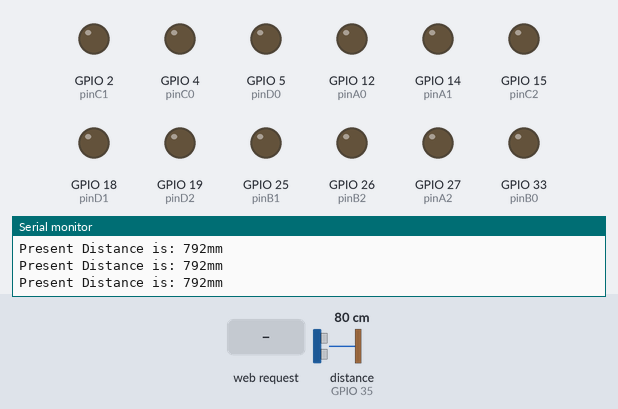
A program run on a simulated ESP32. Parts: output pins drawn as LEDs (lit = HIGH), the last lines printed to the serial monitor. Wiring (inferred from the names in the program): ultrasonic range finder: trigger GPIO 32; echo GPIO 35. Inputs (shaded band) come from the test bench; at power-on: distance to the obstacle (sensor on GPIO 35) 80 cm. The echo pulse lasts 58.3 µs per cm; WiFi joins after 1.5 s; servers stay silent unless stated; pins used as bus, display or sensor lines are not drawn.

Above: at 2.7 s.
2.8 s: HTTP request GET /action?dir=1&type=1 received
At 3.9 s:
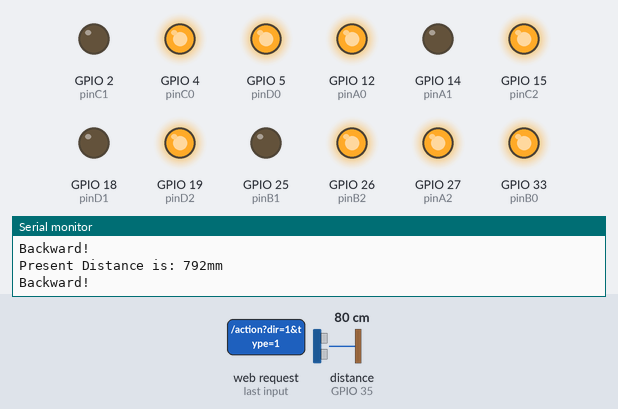
4.5 s: distance to the obstacle (sensor on GPIO 35) set to 2 cm
At 5.5 s:
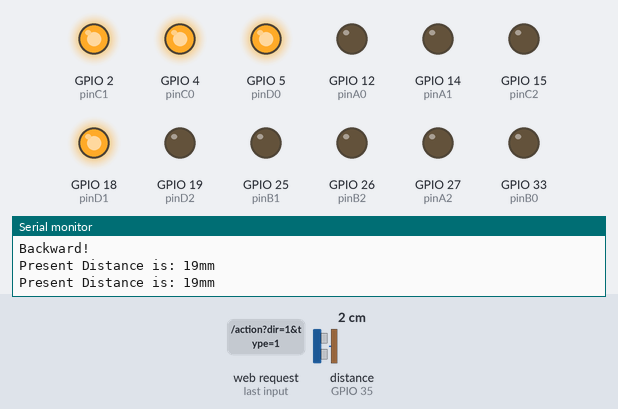
6.0 s: distance to the obstacle (sensor on GPIO 35) set to 35 cm
At 6.8 s:
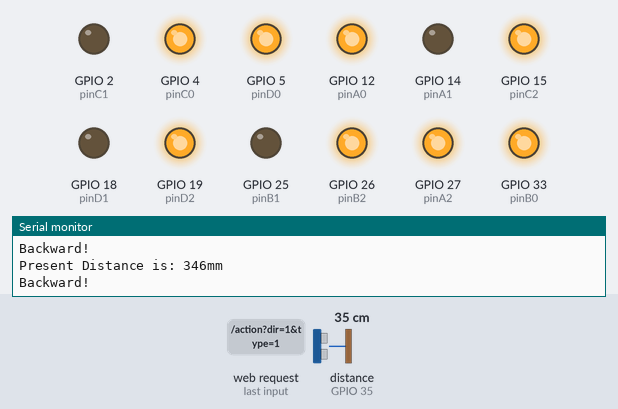
7.5 s: distance to the obstacle (sensor on GPIO 35) set to 28 cm
At 8.3 s:
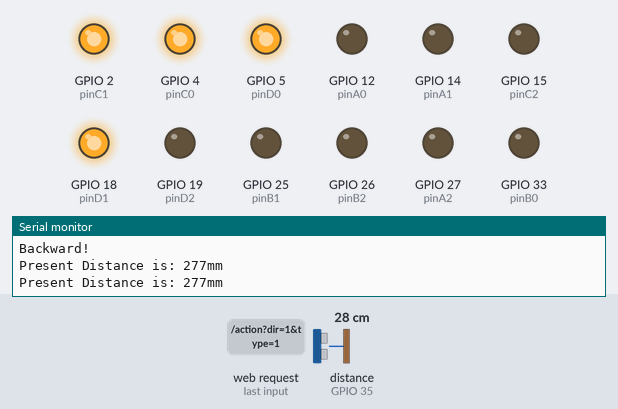
Timing chart, 0 to 10.0 s (numbered marks = the images above; inputs shaded):
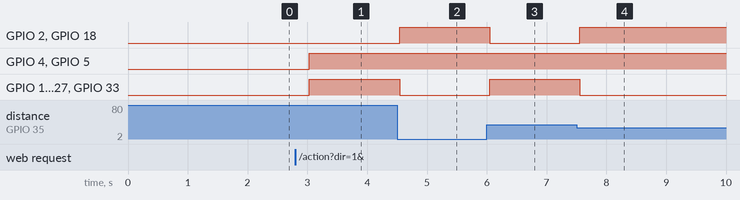

Measured:
- the behaviour switches between 31 and 30 cm on distance to the obstacle (sensor on GPIO 35) (found by bisection; images 3 and 4)
- after the input at 2.8 s, GPIO 4 (pinC0), GPIO 5 (pinD0), GPIO 12 (pinA0), GPIO 15 (pinC2), GPIO 19 (pinD2), GPIO 26 (pinB2), GPIO 27 (pinA2), GPIO 33 (pinB0): LOW → HIGH after 0.23 s
- after the input at 4.5 s, GPIO 2 (pinC1), GPIO 18 (pinD1): LOW → HIGH at once; GPIO 12 (pinA0), GPIO 15 (pinC2), GPIO 19 (pinD2), GPIO 26 (pinB2), GPIO 27 (pinA2), GPIO 33 (pinB0): HIGH → LOW at once
- after the input at 6.0 s, GPIO 2 (pinC1), GPIO 18 (pinD1): HIGH → LOW after 0.05 s; GPIO 12 (pinA0), GPIO 15 (pinC2), GPIO 19 (pinD2), GPIO 26 (pinB2), GPIO 27 (pinA2), GPIO 33 (pinB0): LOW → HIGH after 0.05 s
- after the input at 7.5 s, GPIO 2 (pinC1), GPIO 18 (pinD1): LOW → HIGH after 0.06 s; GPIO 12 (pinA0), GPIO 15 (pinC2), GPIO 19 (pinD2), GPIO 26 (pinB2), GPIO 27 (pinA2), GPIO 33 (pinB0): HIGH → LOW after 0.06 s

The program:

main.cpp
```cpp
#include "Arduino.h"
// #include "ESPAsyncTCP.h"
#include "ESPAsyncWebServer.h"
#include <SPIFFS.h>
#include <Update.h>

AsyncWebServer server(8080);
AsyncWebSocket ws("/ws"); // access at ws://[esp ip]/ws
AsyncEventSource events("/events"); // event source (Server-Sent events)

const char* ssid = "CMCC-FWrv";
const char* password = "32jfdy9u";
const char* http_username = "admin";
const char* http_password = "admin";

//flag to use from web update to reboot the ESP
bool shouldReboot = false;

typedef uint16_t siz_t;
typedef uint16_t distance_t;

distance_t distance = (distance_t)-1;  // in mm

#define kDistanceNum 3
distance_t distances[kDistanceNum];
siz_t distanceIndex;

bool automaticMode = false;

#define pinA0 12
#define pinA1 14
#define pinA2 27

#define pinB0 33
#define pinB1 25
#define pinB2 26

#define pinC0 4
#define pinC1 2
#define pinC2 15

#define pinD0 5
#define pinD1 18
#define pinD2 19

#define pinEcho 35
#define pinTrig 32

void initPins() {
  pinMode(pinA0, OUTPUT);
  pinMode(pinA1, OUTPUT);
  pinMode(pinA2, OUTPUT);
  pinMode(pinB0, OUTPUT);
  pinMode(pinB1, OUTPUT);
  pinMode(pinB2, OUTPUT);
  pinMode(pinC0, OUTPUT);
  pinMode(pinC1, OUTPUT);
  pinMode(pinC2, OUTPUT);
  pinMode(pinD0, OUTPUT);
  pinMode(pinD1, OUTPUT);
  pinMode(pinD2, OUTPUT);
  pinMode(pinEcho, INPUT);                    //Set pinEcho as input, to receive measure result from US-025,US-026
  pinMode(pinTrig, OUTPUT);                   //Set pinTrig as output, used to send high pusle to trig measurement (>10us)

}

void forwardOne(int8_t pin0, int8_t pin1, int8_t pin2) {
  digitalWrite(pin0, HIGH);
  digitalWrite(pin1, HIGH);
  digitalWrite(pin2, LOW);
}

void backwardOne(int8_t pin0, int8_t pin1, int8_t pin2) {
  digitalWrite(pin0, HIGH);
  digitalWrite(pin1, LOW);
  digitalWrite(pin2, HIGH);
}

void stopOne(int8_t pin0, int8_t pin1, int8_t pin2) {
  digitalWrite(pin0, LOW);
  digitalWrite(pin1, LOW);
  digitalWrite(pin2, LOW);
}

void backward() {
  Serial.printf("Forward!\n");
  forwardOne(pinA0, pinA1, pinA2);
  forwardOne(pinB0, pinB1, pinB2);
  forwardOne(pinC0, pinC1, pinC2);
  forwardOne(pinD0, pinD1, pinD2);
}

void forward() {
  Serial.printf("Backward!\n");
  backwardOne(pinA0, pinA1, pinA2);
  backwardOne(pinB0, pinB1, pinB2);
  backwardOne(pinC0, pinC1, pinC2);
  backwardOne(pinD0, pinD1, pinD2);
}

void stop() {
  Serial.printf("Stop!\n");
  stopOne(pinA0, pinA1, pinA2);
  stopOne(pinB0, pinB1, pinB2);
  stopOne(pinC0, pinC1, pinC2);
  stopOne(pinD0, pinD1, pinD2);
}

void turnLeft() {
  stopOne(pinA0, pinA1, pinA2);
  stopOne(pinB0, pinB1, pinB2);
  forwardOne(pinC0, pinC1, pinC2);
  forwardOne(pinD0, pinD1, pinD2);
}

void turnRight() {
  forwardOne(pinA0, pinA1, pinA2);
  forwardOne(pinB0, pinB1, pinB2);
  stopOne(pinC0, pinC1, pinC2);
  stopOne(pinD0, pinD1, pinD2);
}

void move(AsyncWebServerRequest *request) {
  if (request->hasParam("dir")) {
    AsyncWebParameter* p = request->getParam("dir");
    if (p->value() == "F") {
      forward();
    } else if (p->value() == "B") {
      backward();
    } else if (p->value() == "S") {
      stop();
    } else if (p->value() == "L") {
      turnLeft();
    } else if (p->value() == "R") {
      turnRight();
    }
  }
  request->send(200);
}

void action(AsyncWebServerRequest *request) {
  if (request->hasParam("type")) {
    AsyncWebParameter* p = request->getParam("type");
    if (p->value() == "1") {
      automaticMode = !automaticMode;
      if (!automaticMode) {
        stop();
      }
      Serial.printf("automaticMode:%d!\n", automaticMode);
    }
  }
  request->send(200, "text/plain", automaticMode ? "in automaticMode" : "out of automaticMode");
}

void sense(AsyncWebServerRequest *request) {
  if (request->hasParam("type")) {
    AsyncWebParameter* p = request->getParam("type");
    if (p->value() == "distance") {
      char distanceStr[10];
      itoa(distance, distanceStr, 10);
      request->send(200, "text/plain", distanceStr);
      Serial.printf("distance:%s!\n", distanceStr);
      return;
    }
  }
  request->send(200, "text/plain", "unknown request");
}

void onRequest(AsyncWebServerRequest *request){
  //Handle Unknown Request
  request->send(404);
}

void onBody(AsyncWebServerRequest *request, uint8_t *data, size_t len, size_t index, size_t total){
  //Handle body
}

void onUpload(AsyncWebServerRequest *request, String filename, size_t index, uint8_t *data, size_t len, bool final){
  //Handle upload
}

void onEvent(AsyncWebSocket * server, AsyncWebSocketClient * client, AwsEventType type, void * arg, uint8_t *data, size_t len){
  //Handle WebSocket event
}

distance_t measureDistance() {
  digitalWrite(pinTrig, HIGH);              //begin to send a high pulse, then US-025/US-026 begin to measure the distance
    delayMicroseconds(20);                    //set this high pulse width as 20us (>10us)
    digitalWrite(pinTrig, LOW);               //end this high pulse

    int32_t Time_Echo_us = pulseIn(pinEcho, HIGH);               //calculate the pulse width at pinEcho,
    if((Time_Echo_us < 60000) && (Time_Echo_us > 1))     //a valid pulse width should be between (1, 60000).
    {
      int32_t Len_mm = (Time_Echo_us*34/100)/2;      //calculate the distance by pulse width, Len_mm = (Time_Echo_us * 0.34mm/us) / 2 (mm)
      Serial.print("Present Distance is: ");  //output result to Serial monitor
      Serial.print(Len_mm, DEC);            //output result to Serial monitor
      Serial.println("mm");                 //output result to Serial monitor
      return Len_mm;
    }
    return -1;
}

void initDistances() {
  distance = measureDistance();
  for (siz_t i = 0; i < kDistanceNum; ++i) {
    distances[i] = distance;
  }
  distanceIndex = 0;
}

inline siz_t nextIndex(size_t index, siz_t size) {
  return (++index) % size;
}

void updateDistance() {
  distance = measureDistance();
  distances[distanceIndex] = distance;
  distanceIndex = nextIndex(distanceIndex, kDistanceNum);
}

void selfDrive() {
  const distance_t kLowDistance1 = 300;
  const distance_t kLowDistance2 = 400;
  if (distance <= kLowDistance1) {
    turnLeft();
  } else {
    forward();
  }
}

void setup(){
  Serial.begin(115200);
  WiFi.mode(WIFI_STA);
  WiFi.begin(ssid, password);
  if (WiFi.waitForConnectResult() != WL_CONNECTED) {
    Serial.printf("WiFi Failed!\n");
    return;
  }
  Serial.printf(WiFi.localIP().toString().c_str());
  Serial.printf("\n");

  initPins();
  // attach AsyncWebSocket
  ws.onEvent(onEvent);
  server.addHandler(&ws);

  // attach AsyncEventSource
  server.addHandler(&events);

  // respond to GET requests on URL /heap
  server.on("/heap", HTTP_GET, [](AsyncWebServerRequest *request){
    request->send(200, "text/plain", String(ESP.getFreeHeap()));
  });

  // upload a file to /upload
  server.on("/upload", HTTP_POST, [](AsyncWebServerRequest *request){
    request->send(200);
  }, onUpload);

  // send a file when /index is requested
  server.on("/index", HTTP_ANY, [](AsyncWebServerRequest *request){
    request->send(SPIFFS, "/index.htm");
  });

  // HTTP basic authentication
  server.on("/login", HTTP_GET, [](AsyncWebServerRequest *request){
    if(!request->authenticate(http_username, http_password))
        return request->requestAuthentication();
    request->send(200, "text/plain", "Login Success!");
  });

  server.on("/move", HTTP_GET, move);

  server.on("/action", HTTP_GET, action);

  server.on("/sense", HTTP_GET, sense);

  // // Simple Firmware Update Form
  // server.on("/update", HTTP_GET, [](AsyncWebServerRequest *request){
  //   request->send(200, "text/html", "<form method='POST' action='/update' enctype='multipart/form-data'><input type='file' name='update'><input type='submit' value='Update'></form>");
  // });
  // server.on("/update", HTTP_POST, [](AsyncWebServerRequest *request){
  //   shouldReboot = !Update.hasError();
  //   AsyncWebServerResponse *response = request->beginResponse(200, "text/plain", shouldReboot?"OK":"FAIL");
  //   response->addHeader("Connection", "close");
  //   request->send(response);
  // },[](AsyncWebServerRequest *request, String filename, size_t index, uint8_t *data, size_t len, bool final){
  //   if(!index){
  //     Serial.printf("Update Start: %s\n", filename.c_str());
  //     Update.runAsync(true);
  //     if(!Update.begin((ESP.getFreeSketchSpace() - 0x1000) & 0xFFFFF000)){
  //       Update.printError(Serial);
  //     }
  //   }
  //   if(!Update.hasError()){
  //     if(Update.write(data, len) != len){
  //       Update.printError(Serial);
  //     }
  //   }
  //   if(final){
  //     if(Update.end(true)){
  //       Serial.printf("Update Success: %uB\n", index+len);
  //     } else {
  //       Update.printError(Serial);
  //     }
  //   }
  // });

  // attach filesystem root at URL /fs
  server.serveStatic("/fs", SPIFFS, "/");

  // Catch-All Handlers
  // Any request that can not find a Handler that canHandle it
  // ends in the callbacks below.
  server.onNotFound(onRequest);
  server.onFileUpload(onUpload);
  server.onRequestBody(onBody);

  server.begin();
  initDistances();
}

void loop(){
  updateDistance();
  if (automaticMode) {
    selfDrive();
  }
  delay(500);
  if(shouldReboot){
    Serial.println("Rebooting...");
    delay(100);
    ESP.restart();
  }
  static char temp[128];
  sprintf(temp, "Seconds since boot: %u", millis()/1000);
  events.send(temp, "time"); //send event "time"
}
```
